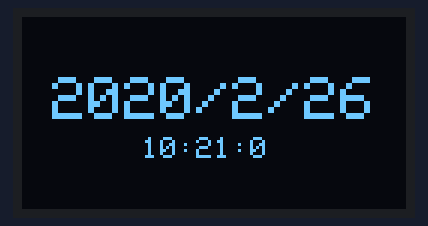
Simulated run of this sketch. Board: Arduino Uno, built with avr-gcc and run on an emulated ATmega328P. Shown: 128×64 one-colour display. The local clock reads 2024-03-15 10:24:30 at power-on unless the sketch sets it.

Above: at 0.1 s.
At 4.4 s:
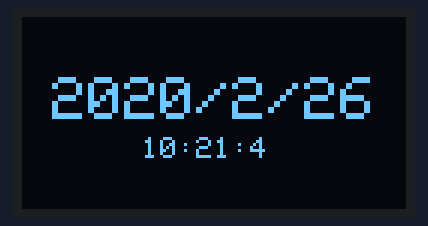
At 7.5 s:
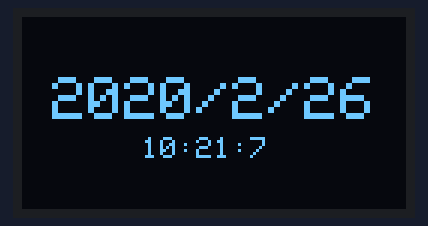
At 19.2 s:
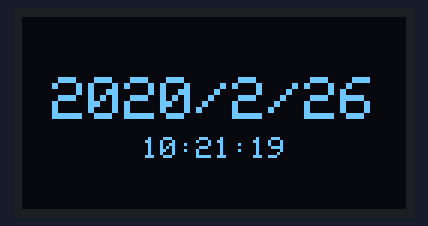
At 29.3 s:
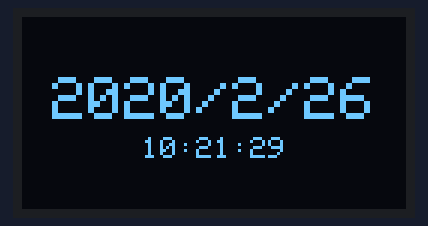
At 38.3 s:
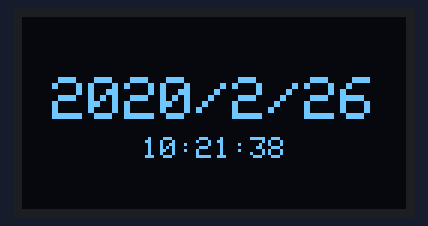

Measured:
- what the display in image 1 shows lasts 1.1 s, from 4.3 s to 5.4 s

The sketch:

Lab7-exc2.ino
```cpp
#include <SPI.h>
#include <Wire.h>
#include <Adafruit_GFX.h>
#include <Adafruit_SSD1306.h>
#include <ThreeWire.h>
#include <RtcDS1302.h>

#define SCREEN_WIDTH 128 // OLED display width, in pixels
#define SCREEN_HEIGHT 64 // OLED display height, in pixels
#define OLED_RESET -1

Adafruit_SSD1306 display(SCREEN_WIDTH, SCREEN_HEIGHT, &Wire, OLED_RESET);
ThreeWire myWire(4,5,2); // IO, SCLK, CE
RtcDS1302<ThreeWire> Rtc(myWire);

void printDate(const RtcDateTime& dt){
  display.print(dt.Year(), DEC);
  display.print('/');
  display.print(dt.Month(), DEC);
  display.print('/');
  display.print(dt.Day(), DEC);
  display.print(' ');
  display.println();
}

void printTime(const RtcDateTime& dt){
  display.print(dt.Hour(), DEC);
  display.print(':');
  display.print(dt.Minute(), DEC);
  display.print(':');
  display.print(dt.Second(), DEC);
  display.println();
}

void setup() {
  Serial.begin(9600);
  display.begin(SSD1306_SWITCHCAPVCC, 0x3c); //initialize I2C addr 0x3c
  display.clearDisplay();
  Rtc.Begin();
  RtcDateTime setting_time(2020,2,26,10,21,0);
  // year, month, dayOfMonth, hour, minute, second

  display.setTextSize(2);
  display.setTextColor(WHITE);
  display.setCursor(10,20);
  printDate(setting_time);
  display.setTextSize(1);
  display.setTextColor(WHITE);
  display.setCursor(40,40);
  printTime(setting_time);

  Rtc.SetDateTime(setting_time);
}

void loop() {
  RtcDateTime now = Rtc.GetDateTime();

  display.clearDisplay();
  display.setTextSize(2);
  display.setTextColor(WHITE);
  display.setCursor(10,20);
  printDate(now);
  display.setTextSize(1);
  display.setTextColor(WHITE);
  display.setCursor(40,40);
  printTime(now);

  display.display();
  delay(500);
}
```
